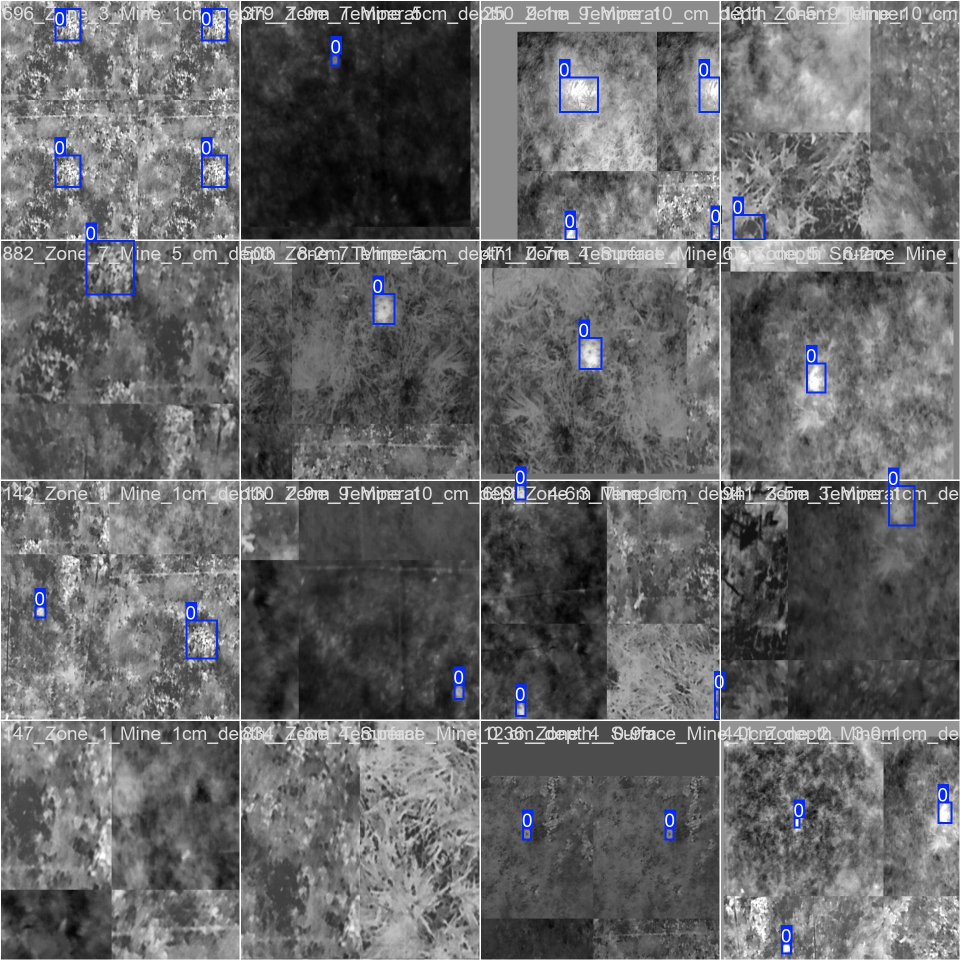
#> input picture Model 2 Training/train_batch0.jpg, 1920 x 1920 px (shown at 1/2 size)
$ python -i image_preprocessing.py   (imports and definitions only)
#> lines starting #> are read from the running program, lines starting #| are printed output that depends on the picture
from PIL import Image
import numpy as np
import cv2

class PreProcessor:
    """Class for preprocessing images. Automatically removes EXIF data and loads images in BGR format as a numpy array."""
    def __init__(self, image_path, target_size=(640, 640)):
        """
        Initializes the PreProcessor Class.

        Args:
            image_path (str): Path to the image file. The image should be a .jpg file.
            target_size (tuple, optional): Desired size (width, height) to resize the image to. Defaults to (640, 640).
            Ensures that the exif data is removed from the image and loads the image in BGR, numpy array format.
        """
        self.image_path = image_path
        self.target_size = target_size
        self.image = self.load_image_without_exif()

    def load_image_without_exif(self):
        """Loads an image with EXIF data removed. Return the image in BGR format, as a numpy array."""
        img = Image.open(self.image_path).convert("RGB")  # Convert to RGB to remove EXIF
#> img is the input picture: PIL image 1920x1920 RGB; mean R, G, B 103.3, 103.6, 105.4
        return cv2.cvtColor(np.array(img), cv2.COLOR_RGB2BGR)  # Convert to BGR for OpenCV compatibility

    def resize_image(self):
        """Resize the image to the target size."""
        return cv2.resize(self.image, self.target_size)
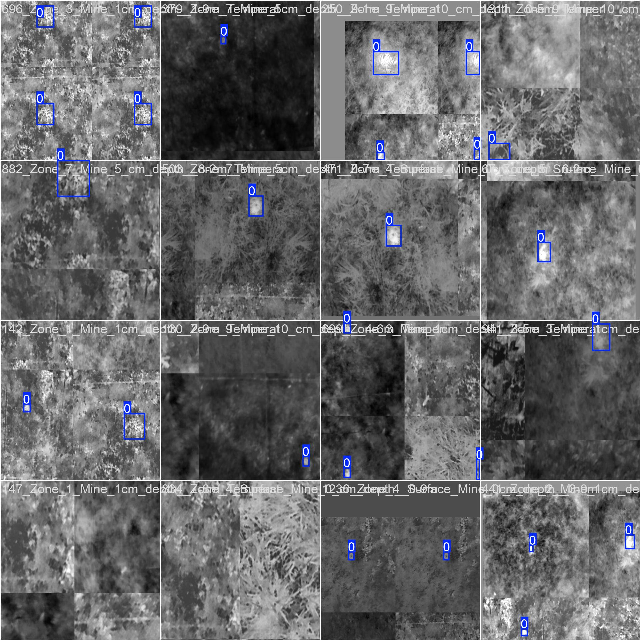
#> returned value: shape (640, 640, 3); mean of channels 0, 1, 2 105.4, 103.6, 103.3; drawn as B, G, R

    def convert_to_grayscale(self):
        """Convert the image to grayscale."""
        return cv2.cvtColor(self.image, cv2.COLOR_BGR2GRAY)


class TestPreProcessor:
    # [63 lines left out: functions __init__, test_resize_image, show_processing, not called in this run]

class ThermalImagePreProcessor(PreProcessor):
    """Inherits from PreProcessor Class and adds thermal image specific preprocessing methods."""
    # [50 lines left out: functions __init__, temperature_normalization, show_processing, not called in this run]

>>> result = PreProcessor('../Model 2 Training/train_batch0.jpg').resize_image()

$ run again, on Model 2 Training/train_batch1.jpg
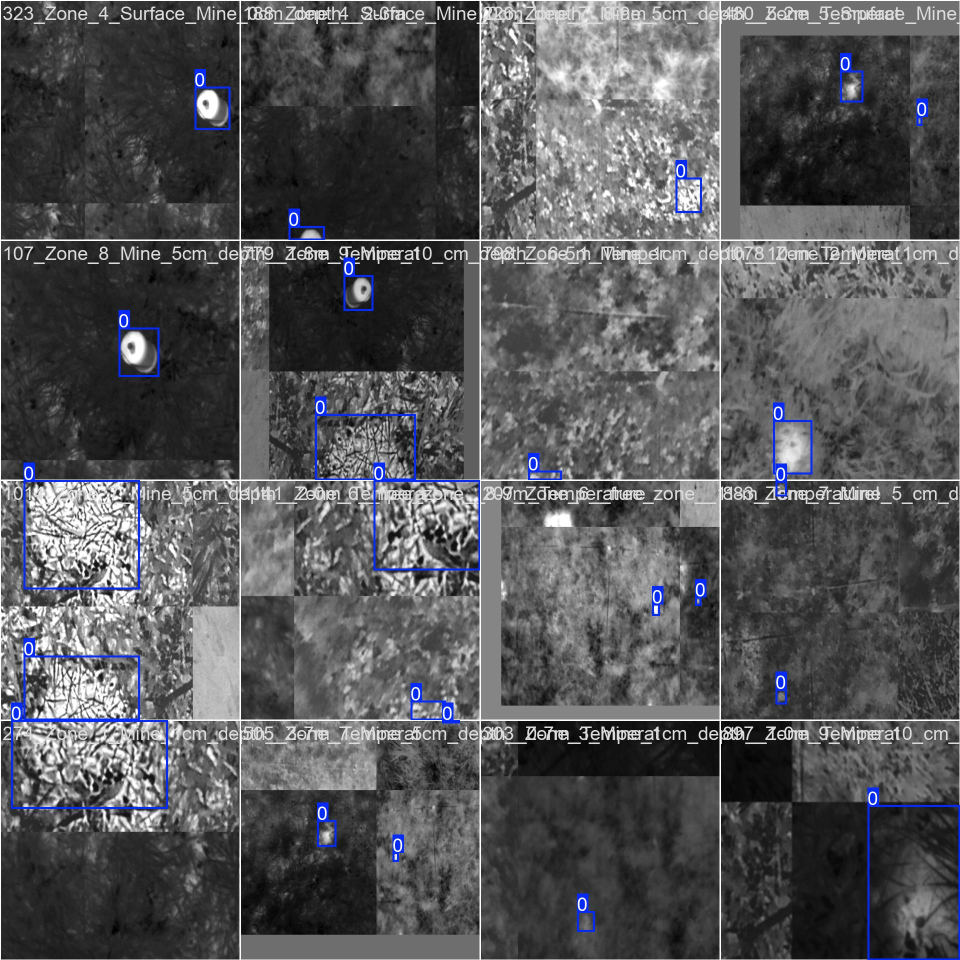
#> input picture Model 2 Training/train_batch1.jpg, 1920 x 1920 px (shown at 1/2 size)
#> in load_image_without_exif, img is the input picture: PIL image 1920x1920 RGB; mean R, G, B 85.4, 85.9, 88.4
#> in resize_image, `return cv2.resize(self.image, self.target_size)`:
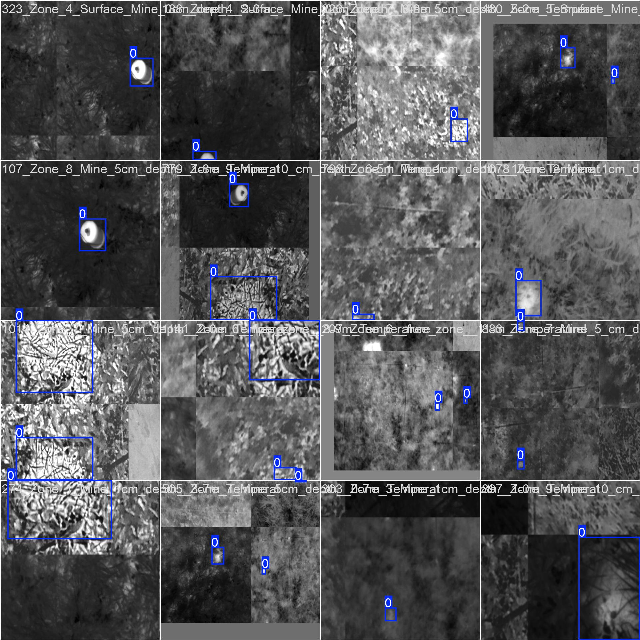
#> returned value: shape (640, 640, 3); mean of channels 0, 1, 2 88.4, 85.9, 85.5; drawn as B, G, R

$ run again, on Model 2 Training/train_batch2.jpg
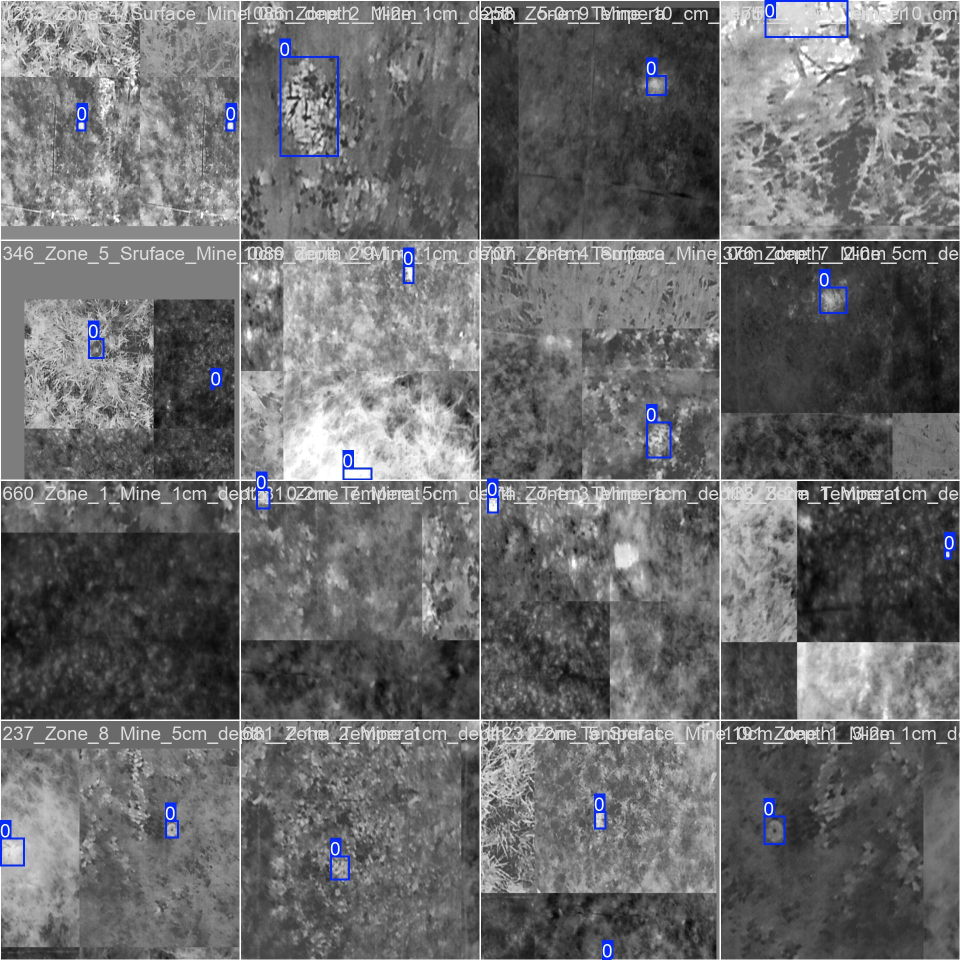
#> input picture Model 2 Training/train_batch2.jpg, 1920 x 1920 px (shown at 1/2 size)
#> in load_image_without_exif, img is the input picture: PIL image 1920x1920 RGB; mean R, G, B 107.6, 107.8, 109.2
#> in resize_image, `return cv2.resize(self.image, self.target_size)`:
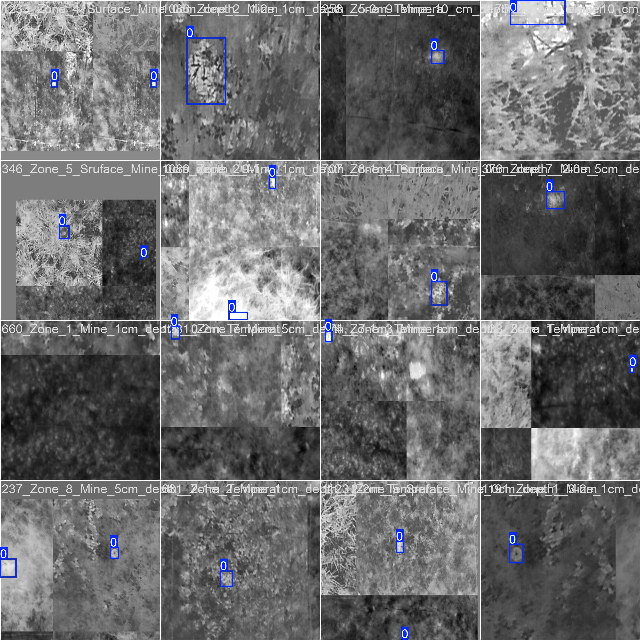
#> returned value: shape (640, 640, 3); mean of channels 0, 1, 2 109.1, 107.8, 107.5; drawn as B, G, R

$ run again, on Model 2 Training/train_batch4320.jpg
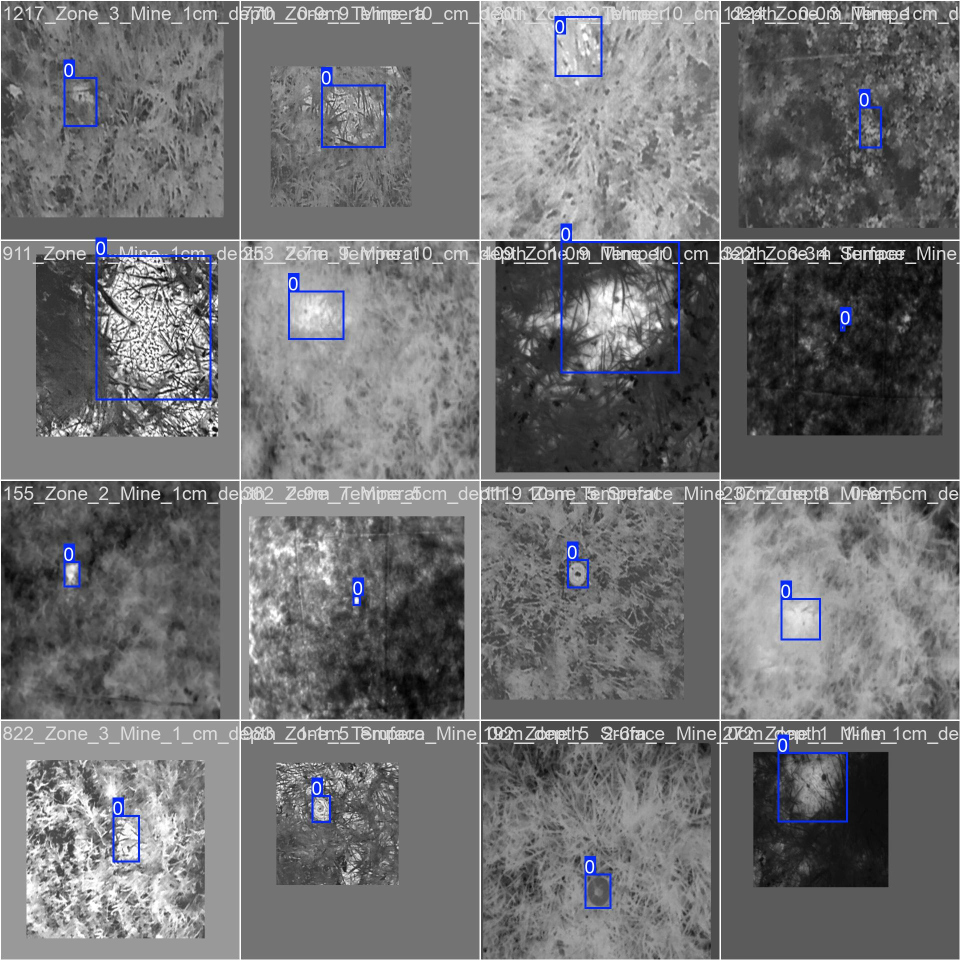
#> input picture Model 2 Training/train_batch4320.jpg, 1920 x 1920 px (shown at 1/2 size)
#> in load_image_without_exif, img is the input picture: PIL image 1920x1920 RGB; mean R, G, B 113.2, 113.5, 115.4
#> in resize_image, `return cv2.resize(self.image, self.target_size)`:
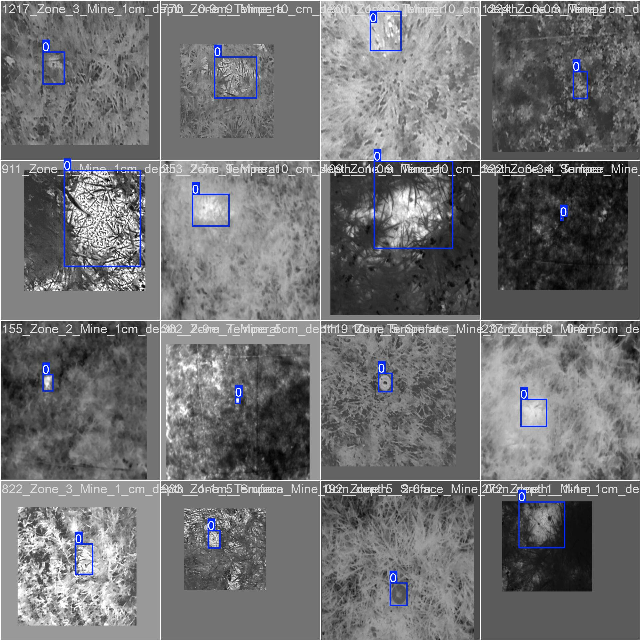
#> returned value: shape (640, 640, 3); mean of channels 0, 1, 2 115.4, 113.5, 113.2; drawn as B, G, R
